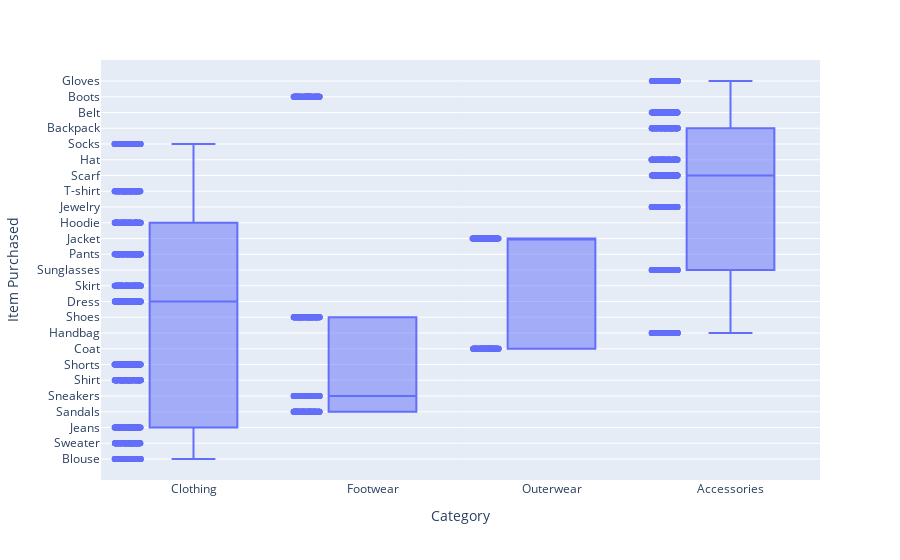

This figure's notebook cell:
### Code cell
#category-based distributions
px.box(df, x='Category', y='Item Purchased', points="all", title='')

### Figure 1 — Plotly figure (JSON) as saved in the notebook; plotly's stock layout.template omitted (floating-point values rounded to 4 significant figures; data arrays with more than 128 entries replaced by an {"elided": "..."} marker saying what was removed)
{"data": [{"alignmentgroup": "True", "boxpoints": "all", "hovertemplate": "Category=%{x}<br>Item Purchased=%{y}<extra></extra>", "legendgroup": "", "marker": {"color": "#636efa"}, "name": "", "notched": false, "offsetgroup": "", "orientation": "v", "showlegend": false, "type": "box", "x": {"elided": "3900 str values"}, "x0": " ", "xaxis": "x", "y": {"elided": "3900 str values"}, "y0": " ", "yaxis": "y"}], "layout": {"boxmode": "group", "legend": {"tracegroupgap": 0}, "margin": {"t": 60}, "xaxis": {"anchor": "y", "domain": [0, 1], "title": {"text": "Category"}}, "yaxis": {"anchor": "x", "domain": [0, 1], "title": {"text": "Item Purchased"}}}}
